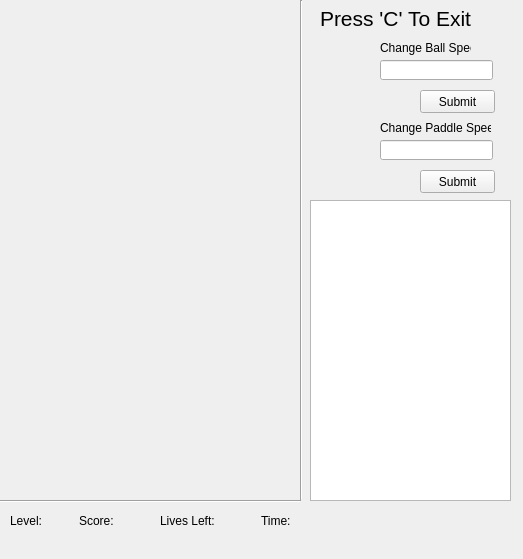
<?xml version="1.0" encoding="UTF-8"?>
<ui version="4.0">
 <class>GameScreen</class>
 <widget class="QMainWindow" name="GameScreen">
  <property name="geometry">
   <rect>
    <x>0</x>
    <y>0</y>
    <width>523</width>
    <height>559</height>
   </rect>
  </property>
  <property name="windowTitle">
   <string>Brick Break: Level 1</string>
  </property>
  <widget class="QWidget" name="centralwidget">
   <widget class="QWidget" name="horizontalLayoutWidget">
    <property name="geometry">
     <rect>
      <x>10</x>
      <y>510</y>
      <width>281</width>
      <height>22</height>
     </rect>
    </property>
    <layout class="QHBoxLayout" name="horizontalLayout">
     <item>
      <widget class="QLabel" name="levelLbl">
       <property name="text">
        <string>Level:</string>
       </property>
      </widget>
     </item>
     <item>
      <spacer name="horizontalSpacer">
       <property name="orientation">
        <enum>Qt::Horizontal</enum>
       </property>
       <property name="sizeHint" stdset="0">
        <size>
         <width>18</width>
         <height>20</height>
        </size>
       </property>
      </spacer>
     </item>
     <item>
      <widget class="QLabel" name="scoreLbl">
       <property name="text">
        <string>Score:</string>
       </property>
      </widget>
     </item>
     <item>
      <spacer name="horizontalSpacer_2">
       <property name="orientation">
        <enum>Qt::Horizontal</enum>
       </property>
       <property name="sizeHint" stdset="0">
        <size>
         <width>40</width>
         <height>20</height>
        </size>
       </property>
      </spacer>
     </item>
     <item>
      <widget class="QLabel" name="livesLbl">
       <property name="text">
        <string>Lives Left:</string>
       </property>
      </widget>
     </item>
     <item>
      <spacer name="horizontalSpacer_3">
       <property name="orientation">
        <enum>Qt::Horizontal</enum>
       </property>
       <property name="sizeHint" stdset="0">
        <size>
         <width>40</width>
         <height>20</height>
        </size>
       </property>
      </spacer>
     </item>
     <item>
      <widget class="QLabel" name="timeLbl">
       <property name="text">
        <string>Time:</string>
       </property>
      </widget>
     </item>
    </layout>
   </widget>
   <widget class="Line" name="bottomLine">
    <property name="geometry">
     <rect>
      <x>0</x>
      <y>500</y>
      <width>301</width>
      <height>2</height>
     </rect>
    </property>
    <property name="orientation">
     <enum>Qt::Horizontal</enum>
    </property>
   </widget>
   <widget class="Line" name="rightLine">
    <property name="geometry">
     <rect>
      <x>300</x>
      <y>0</y>
      <width>2</width>
      <height>500</height>
     </rect>
    </property>
    <property name="orientation">
     <enum>Qt::Vertical</enum>
    </property>
   </widget>
   <widget class="QLabel" name="paddleSpeedLbl">
    <property name="geometry">
     <rect>
      <x>380</x>
      <y>120</y>
      <width>111</width>
      <height>16</height>
     </rect>
    </property>
    <property name="text">
     <string>Change Paddle Speed:</string>
    </property>
   </widget>
   <widget class="QLineEdit" name="ballSpeedEdit">
    <property name="geometry">
     <rect>
      <x>380</x>
      <y>60</y>
      <width>113</width>
      <height>20</height>
     </rect>
    </property>
   </widget>
   <widget class="QLineEdit" name="paddleSpeedEdit">
    <property name="geometry">
     <rect>
      <x>380</x>
      <y>140</y>
      <width>113</width>
      <height>20</height>
     </rect>
    </property>
   </widget>
   <widget class="QLabel" name="ballSpeedLbl">
    <property name="geometry">
     <rect>
      <x>380</x>
      <y>40</y>
      <width>91</width>
      <height>16</height>
     </rect>
    </property>
    <property name="text">
     <string>Change Ball Speed:</string>
    </property>
   </widget>
   <widget class="QPushButton" name="ballSpeedBtn">
    <property name="geometry">
     <rect>
      <x>420</x>
      <y>90</y>
      <width>75</width>
      <height>23</height>
     </rect>
    </property>
    <property name="text">
     <string>Submit</string>
    </property>
   </widget>
   <widget class="QPushButton" name="paddleSpeedBtn">
    <property name="geometry">
     <rect>
      <x>420</x>
      <y>170</y>
      <width>75</width>
      <height>23</height>
     </rect>
    </property>
    <property name="text">
     <string>Submit</string>
    </property>
   </widget>
   <widget class="QLabel" name="infoLbl">
    <property name="geometry">
     <rect>
      <x>320</x>
      <y>10</y>
      <width>181</width>
      <height>16</height>
     </rect>
    </property>
    <property name="font">
     <font>
      <pointsize>16</pointsize>
     </font>
    </property>
    <property name="text">
     <string>Press 'C' To Exit</string>
    </property>
   </widget>
   <widget class="QTextEdit" name="textEdit">
    <property name="geometry">
     <rect>
      <x>310</x>
      <y>200</y>
      <width>201</width>
      <height>301</height>
     </rect>
    </property>
    <property name="font">
     <font>
      <family>Times New Roman</family>
      <pointsize>8</pointsize>
     </font>
    </property>
    <property name="focusPolicy">
     <enum>Qt::NoFocus</enum>
    </property>
    <property name="readOnly">
     <bool>true</bool>
    </property>
    <property name="acceptRichText">
     <bool>false</bool>
    </property>
    <property name="textInteractionFlags">
     <set>Qt::NoTextInteraction</set>
    </property>
   </widget>
  </widget>
  <widget class="QMenuBar" name="menuBar">
   <property name="geometry">
    <rect>
     <x>0</x>
     <y>0</y>
     <width>523</width>
     <height>21</height>
    </rect>
   </property>
  </widget>
 </widget>
 <resources/>
 <connections/>
</ui>
